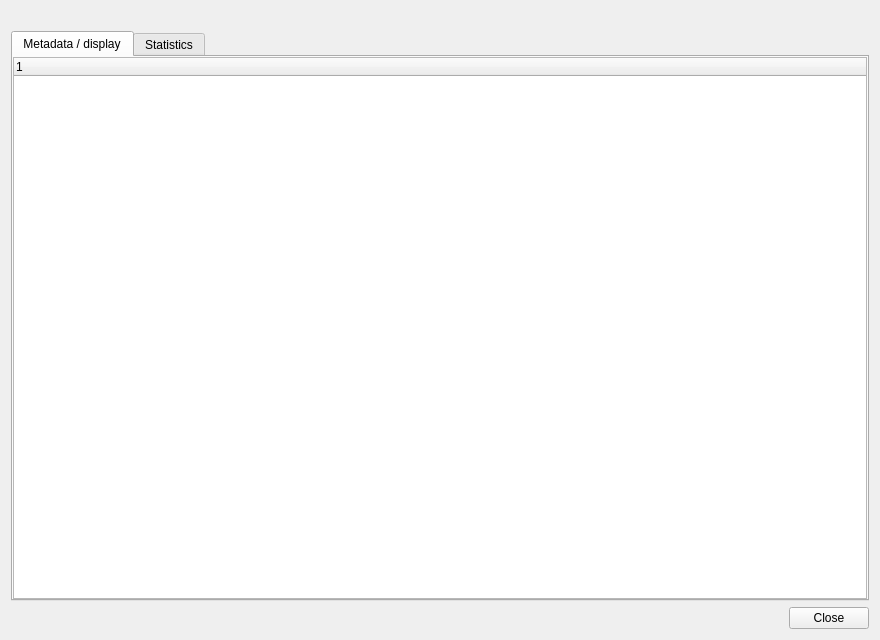
<?xml version="1.0" encoding="UTF-8"?>
<ui version="4.0">
 <class>MatrixPropertiesDialog</class>
 <widget class="QDialog" name="MatrixPropertiesDialog">
  <property name="windowTitle">
   <string>Matrix properties</string>
  </property>
  <property name="geometry">
   <rect>
    <x>0</x>
    <y>0</y>
    <width>880</width>
    <height>640</height>
   </rect>
  </property>
  <layout class="QVBoxLayout" name="form_layout" stretch="0,1,0">
   <item>
    <widget class="QLabel" name="form_identity">
     <property name="wordWrap">
      <bool>true</bool>
     </property>
    </widget>
   </item>
   <item>
    <widget class="QTabWidget" name="tabs">
     <widget class="QTreeWidget" name="metadata">
      <property name="wordWrap">
       <bool>true</bool>
      </property>
      <attribute name="title">
       <string>Metadata / display</string>
      </attribute>
     </widget>
     <widget class="QWidget" name="form_page" native="true">
      <layout class="QVBoxLayout" name="form_stats_layout" stretch="0,0,0,1">
       <item>
        <widget class="QLabel" name="form_help_text">
         <property name="text">
          <string>Click Calculate statistics to scan samples. Statistics use finite values only; variance / standard deviation use ddof=0.
NaN is excluded from extrema. inf (90000) means an infinite extreme with finite extreme 90000.
Original matrix and current channel/crop are separate populations; value bounds do not alter these statistics.
Exact quartiles use linear interpolation and require a temporary copy of finite values, one population at a time.</string>
         </property>
         <property name="wordWrap">
          <bool>true</bool>
         </property>
        </widget>
       </item>
       <item>
        <widget class="QPushButton" name="calculate">
         <property name="text">
          <string>Calculate statistics</string>
         </property>
        </widget>
       </item>
       <item>
        <widget class="QLabel" name="status" />
       </item>
       <item>
        <widget class="QTreeWidget" name="statistics" />
       </item>
      </layout>
      <attribute name="title">
       <string>Statistics</string>
      </attribute>
     </widget>
    </widget>
   </item>
   <item>
    <widget class="QDialogButtonBox" name="form_close">
     <property name="standardButtons">
      <set>QDialogButtonBox::Close</set>
     </property>
    </widget>
   </item>
  </layout>
 </widget>
 <resources />
 <connections />
</ui>
